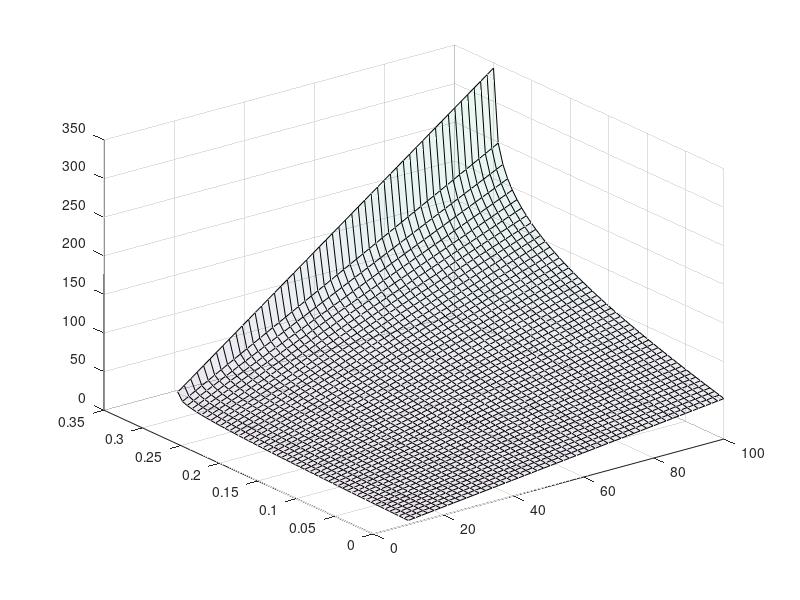

MATLAB code for this plot: (Note: this script raises an error after producing the figure.)


clear all
ngrid					=	50;
H						=	0.3;
N						=	1;
maxshare				=	0.999;
[bmgrid invgrid]	=	meshgrid(linspace(10,100,ngrid)', linspace(0,H*maxshare,ngrid)');

price					=	zeros(ngrid,ngrid);

for i=1:ngrid
	if mod(i,10)==0
		fprintf('Loop %d of %d\n',i,ngrid);
	end
	for j=1:ngrid
		price(i,j)	=	norminv(1-(H - invgrid(i,j))/N,0,bmgrid(i,j));
	end
end

f	=	figure;
%  set(f,'Renderer','painters');
hs	=	surf(bmgrid,invgrid,price,'FaceAlpha',0.1);
alpha(0.1);
%  h1	=	contour(bmgrid,invgrid,price,'Parent',gca);
%  alpha(0.1);
xlabel('Bid Variance');
ylabel('Inventory');
zlabel('Price');
title('Variance/inventory analysis');
print(f,'-djpeg','outgraph/biddist.jpg');
%  close(f);

